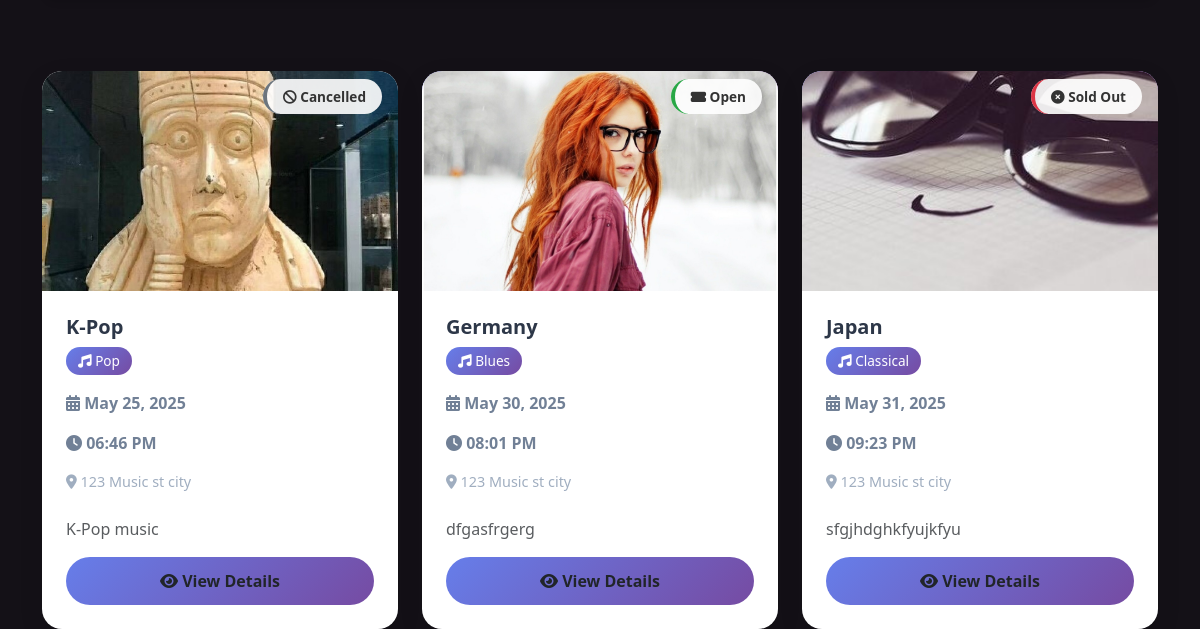
The page /events/eventspage (lower part) on the database as committed earlier.
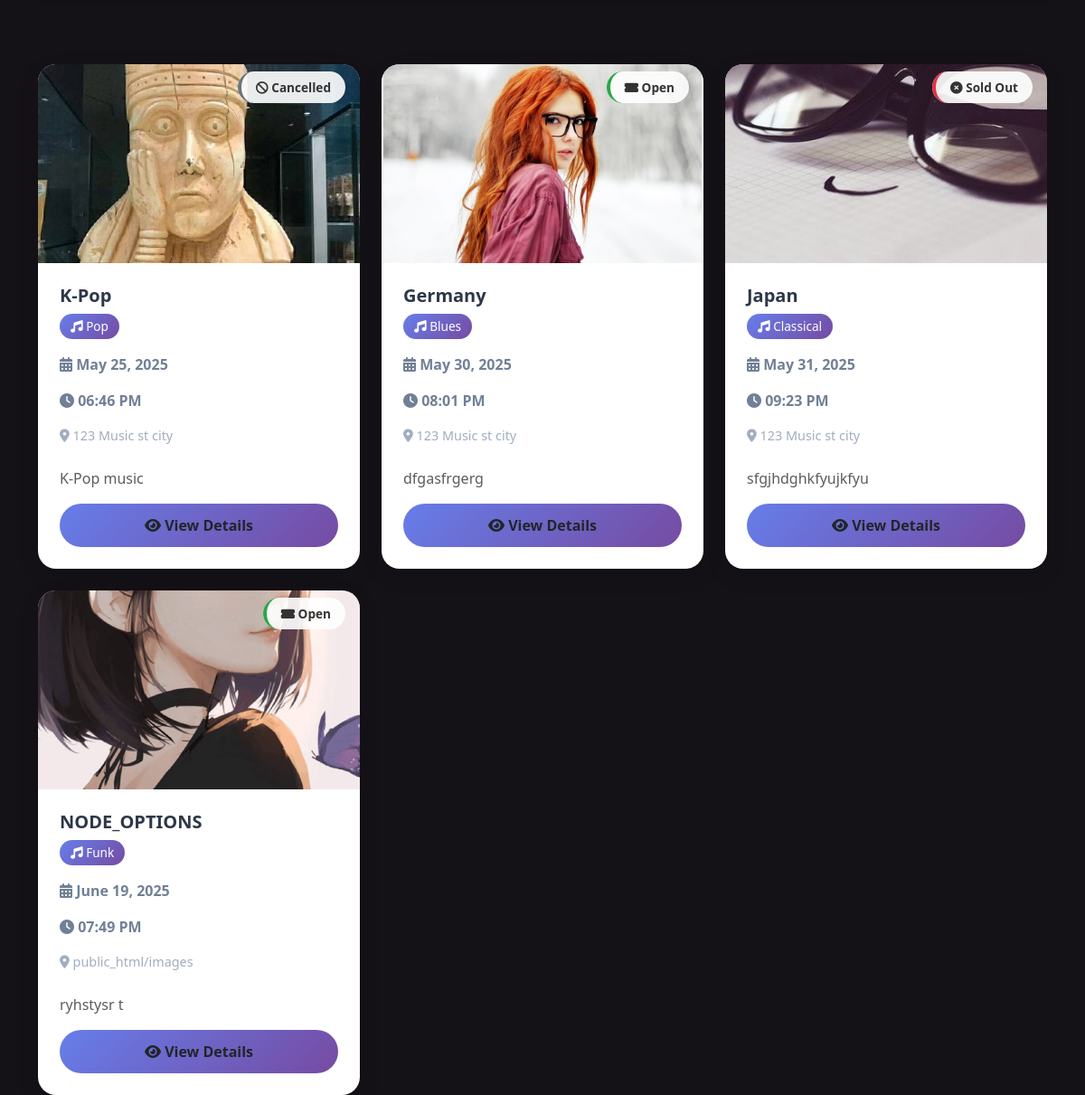
The same page on the database as committed later.
### website/models.py (models this page shows, shortened)
class Event(db.Model):
    __tablename__ = 'events'
    id = db.Column(db.Integer, primary_key=True)
    name = db.Column(db.String(120), index=True, nullable=False)
    description = db.Column(db.Text, nullable=True)
    image_filename = db.Column(db.String(255), nullable=True)
    start_datetime = db.Column(db.DateTime, nullable=False)
    location = db.Column(db.String(100), nullable=False)
    venue = db.Column(db.String(100), nullable=True)
    genre_id = db.Column(db.Integer, db.ForeignKey('genres.id'), nullable=False)  # Reference to Genre table
    artist_info = db.Column(db.Text, nullable=True)
    status = db.Column(db.String(20), default='Open', nullable=False)
    age_limit = db.Column(db.Integer, nullable=True)
    length = db.Column(db.String(50), nullable=True)
    policies = db.Column(db.Text, nullable=True)
    facebook = db.Column(db.String(255), nullable=True)
    instagram = db.Column(db.String(255), nullable=True)
    twitter = db.Column(db.String(255), nullable=True)
    created_at = db.Column(db.DateTime, default=datetime.now)
    updated_at = db.Column(db.DateTime, default=datetime.now, onupdate=datetime.now)
    created_by = db.Column(db.Integer, db.ForeignKey('users.id'), nullable=False)
    ticket_types = db.relationship('ticket_type', backref='event', lazy='dynamic', cascade="all, delete-orphan")
    comments = db.relationship('Comment', backref='event', lazy='dynamic', cascade="all, delete-orphan")
    bookings = db.relationship('Booking', backref='event', lazy='dynamic', cascade="all, delete-orphan")
    @property
    def current_status(self):
        if self.status == 'Cancelled':
            return 'Cancelled'
        if self.status == 'Completed':
            return 'Completed'
        if self.start_datetime and self.start_datetime < datetime.now():
            return 'Inactive'
        if self.ticket_types:
            total_available = sum(ticket.quantity_available for ticket in self.ticket_types)
            if total_available == 0:
                return 'Sold Out'
        return 'Open'

class Genre(db.Model):
    __tablename__ = 'genres'
    id = db.Column(db.Integer, primary_key=True)
    name = db.Column(db.String(50), nullable=False, unique=True)
    description = db.Column(db.Text, nullable=True)
    image_filename = db.Column(db.String(255), nullable=True)  # For genre images like Blues.png
    created_at = db.Column(db.DateTime, default=datetime.now)
    updated_at = db.Column(db.DateTime, default=datetime.now, onupdate=datetime.now)
    events = db.relationship('Event', backref='genre_info', lazy='dynamic')

### website/events.py (the view)
@eventbp.route('/eventspage')
def allevents():
    genre_filter = request.args.get('genre', '')
    if genre_filter:
        genre = Genre.query.filter_by(name=genre_filter).first()
        if genre:
            events = Event.query.filter_by(genre_id=genre.id).order_by(Event.start_datetime.asc()).all()
        else:
            events = []
    else:
        events = Event.query.order_by(Event.start_datetime.asc()).all()
    genres = db.session.scalars(db.select(Genre)).all()
    return render_template('events/allEvents.html', events=events, genres=genres, selected_genre=genre_filter)

### website/templates/events/allEvents.html (shortened to what this page needs)
{% extends 'base.html' %}
{% block head %}
<link rel="stylesheet" href="{{ url_for('static', filename='style/allEvents.css') }}">
{% endblock %}
{% block content %}
<div class="container">
    {% if events %}
        <div class="row events-grid g-4">
            {% for event in events %}
                <div class="col-lg-4 col-md-6">
                    <div class="card event-card">
                        <div class="position-relative">
                            {% if event.image_filename %}
                                <img src="{{ url_for('static', filename=event.image_filename) }}"
                                     class="card-img-top event-image"
                                     alt="{{ event.name }}">
                            {% else %}
                                <div class="event-image d-flex align-items-center justify-content-center">
                                    <i class="fas fa-music text-white" style="font-size: 3rem;"></i>
                                </div>
                            {% endif %}
                            <div class="position-absolute top-0 end-0 m-3">
                                <span class="event-status {{ event.current_status.lower().replace(' ', '-') }}">
                                    {% if event.current_status == 'Open' %}
                                    <i class="fas fa-ticket-alt"></i> Open
                                    {% elif event.current_status == 'Sold Out' %}
                                    <i class="fas fa-times-circle"></i> Sold Out
                                    {% elif event.current_status == 'Cancelled' %}
                                    <i class="fas fa-ban"></i> Cancelled
                                    {% elif event.current_status == 'Inactive' %}
                                    <i class="fas fa-clock"></i> Inactive
                                    {% else %}
                                    {{ event.current_status }}
                                    {% endif %}
                                </span>
                            </div>
                        </div>
                        <div class="card-body p-4">
                            <h5 class="event-title">{{ event.name }}</h5>
                                                        {% if event.genre_info %}
                            <span class="event-genre">
                                <i class="fas fa-music"></i> {{ event.genre_info.name }}
                            </span>
                            {% endif %}
                            <div class="event-date">
                                <i class="fas fa-calendar-alt"></i>
                                {{ event.start_datetime.strftime('%B %d, %Y') }}
                            </div>
                            <div class="event-date">
                                <i class="fas fa-clock"></i>
                                {{ event.start_datetime.strftime('%I:%M %p') }}
                            </div>
                            {% if event.location %}
                                <div class="event-location">
                                    <i class="fas fa-map-marker-alt"></i> {{ event.location }}
                                </div>
                            {% endif %}
                            {% if event.description %}
                                <p class="card-text text-muted mb-3">
                                    {{ event.description[:100] }}{% if event.description|length > 100 %}...{% endif %}
                                </p>
                            {% endif %}
                            <a href="{{ url_for('event.details', id=event.id) }}" class="btn view-btn">
                                <i class="fas fa-eye"></i> View Details
                            </a>
                        </div>
                    </div>
                </div>
            {% endfor %}
        </div>
    {% endif %}
</div>
{% endblock %}

### website/templates/base.html (shortened to what this page needs)
<html>
<head>
    <link href="https://cdn.jsdelivr.net/npm/bootstrap@5.3.2/dist/css/bootstrap.min.css" rel="stylesheet"
>
    <link rel="stylesheet" href="https://cdnjs.cloudflare.com/ajax/libs/font-awesome/6.4.0/css/all.min.css">
    {% block head %}
    {% endblock %}
</head>
<body style="background-color: #141117;">
    {% block content %}
    {% endblock %}
</body>
</html>

### website/static/style/allEvents.css (style rules this page uses)
.event-card { border: none; border-radius: 20px; overflow: hidden; transition: all 0.3s ease; height: 100%; box-shadow: 0 8px 25px rgba(0, 0, 0, 0.1); }
.event-image { height: 220px; object-fit: cover; background: linear-gradient(45deg, #667eea, #764ba2); }
.event-status { background: rgba(255, 255, 255, 0.9); color: #333; padding: 0.5rem 1rem; border-radius: 20px; font-size: 0.85rem; font-weight: 600; }
.event-status.open { border-left: 4px solid #28a745; }
.event-status.sold-out { border-left: 4px solid #dc3545; }
.event-status.cancelled { border-left: 4px solid #6c757d; }
.event-title { color: #2d3748; font-weight: 700; margin-bottom: 0.5rem; }
.event-genre { background: linear-gradient(135deg, #667eea, #764ba2); color: white; padding: 0.25rem 0.75rem; border-radius: 20px; font-size: 0.85rem; display: inline-block; margin-bottom: 1rem; }
.event-date { color: #718096; font-weight: 600; margin-bottom: 1rem; }
.event-location { color: #a0aec0; font-size: 0.9rem; margin-bottom: 1.5rem; }
.view-btn { background: linear-gradient(135deg, #667eea, #764ba2); border: none; border-radius: 25px; padding: 0.75rem 2rem; font-weight: 600; transition: all 0.3s ease; width: 100%; }
.events-grid { margin-top: 2rem; }

Rows that differ between the two databases and show on the page:
added Event: image_filename (picture), status "Open" (drawn), name "NODE_OPTIONS", genre_info.name "Funk", start_datetime "June 19, 2025", start_datetime "07:49 PM", location "public_html/images", description "ryhstysr t"
